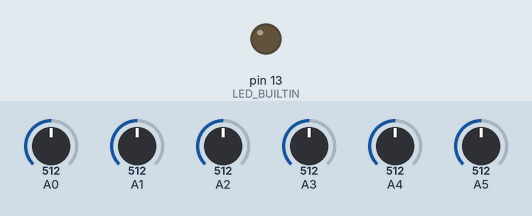
Bench run of a sketch on a simulated Arduino Uno, built with avr-gcc and run on an emulated ATmega328P. Parts: output pins drawn as LEDs (lit = HIGH). Dashed ring = blinking. The test bench sets the inputs (shaded band); at power-on: A0 = 512, A1 = 512, A2 = 512, A3 = 512, A4 = 512, A5 = 512. What the sketch prints to the serial monitor is not drawn.

Above: at 1.3 s.
1.4 s: A0 set to 534
At 1.4 s:
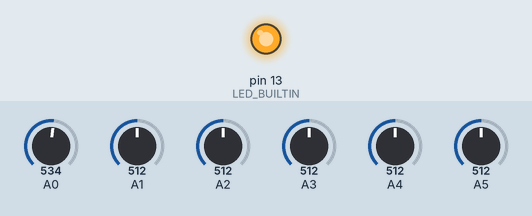
4.4 s: A1 set to 716
7.4 s: A2 set to 716
At 10.1 s:
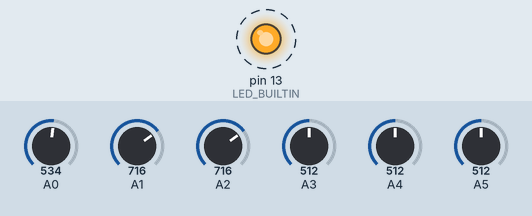
10.4 s: A3 set to 716
13.4 s: A4 set to 716
16.4 s: A5 set to 716
Timing chart, 0 to 20.4 s (numbered marks = the images above; inputs shaded):
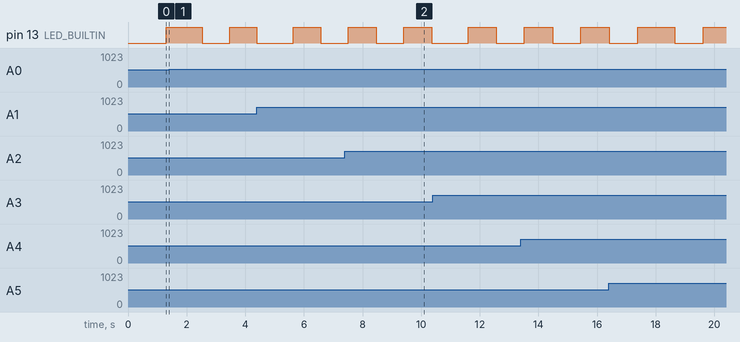

The sketch:

BAR_CHART_VT100_GITHUB.ino
```cpp
// https://github.com/Serialcomms/Arduino-Analogue-Bar-Charts/blob/main/BAR_CHART_VT100_GITHUB.ino

/*
  6-channel Analogue Bar Chart terminal plotter.
  ==============================================

  Use with ANSI/VT100/UTF-8 compatible terminal emulator only.

  Runs continually and updates screen and inbuilt LED every second.

  Sketch will not work as intended with Arduino IDE Serial Monitor or Plotter.

  Sample output
  =============

  ╔═════════════════════════════════════════════════════════════════════════════╗
  ║                                                                 ▐██████████▌║
  ║                                                                 ▐██████████▌║
  ║                                                                 ▐██████████▌║
  ║▐██████████▌                                                     ▐██████████▌║
  ║▐██████████▌                                                     ▐██████████▌║
  ║▐██████████▌              ▐██████████▌                           ▐██████████▌║
  ║▐██████████▌              ▐██████████▌                           ▐██████████▌║
  ║▐██████████▌              ▐██████████▌ ▐██████████▌ ▐██████████▌ ▐██████████▌║
  ║▐██████████▌              ▐██████████▌ ▐██████████▌ ▐██████████▌ ▐██████████▌║
  ║▐██████████▌              ▐██████████▌ ▐██████████▌ ▐██████████▌ ▐██████████▌║
  ║▐██████████▌              ▐██████████▌ ▐██████████▌ ▐██████████▌ ▐██████████▌║
  ║▐██████████▌              ▐██████████▌ ▐██████████▌ ▐██████████▌ ▐██████████▌║
  ║▐██████████▌              ▐██████████▌ ▐██████████▌ ▐██████████▌ ▐██████████▌║
  ║▐██████████▌              ▐██████████▌ ▐██████████▌ ▐██████████▌ ▐██████████▌║
  ║▐██████████▌              ▐██████████▌ ▐██████████▌ ▐██████████▌ ▐██████████▌║
  ║▐██████████▌              ▐██████████▌ ▐██████████▌ ▐██████████▌ ▐██████████▌║
  ║▐██████████▌              ▐██████████▌ ▐██████████▌ ▐██████████▌ ▐██████████▌║
  ║▐██████████▌              ▐██████████▌ ▐██████████▌ ▐██████████▌ ▐██████████▌║
  ║▐██████████▌              ▐██████████▌ ▐██████████▌ ▐██████████▌ ▐██████████▌║
  ║▐██████████▌              ▐██████████▌ ▐██████████▌ ▐██████████▌ ▐██████████▌║
  ╠════════════╤════════════╤════════════╤════════════╤════════════╤════════════╣
  ║    0957    │    0000    │    0824    │    0746    │    0747    │    1021    ║
  ╚════════════╧════════════╧════════════╧════════════╧════════════╧════════════╝

  Adjust terminal emulator font settings for artefact-free display.
  Lucida Console (16-point, non anti-aliased) works well with PuTTy.

*/

// User-defined settings
// =================================================================
bool SINE_DEMO_MODE = false;        // true = sine bars demo
bool ANALOGUE_PULLUPS = false;      // sets all analogue inputs
unsigned int BAR_HEIGHT = 20;       // use 20 for 80 x 24 terminal
// =================================================================

unsigned int SCREEN_ROW;
unsigned int CHANNEL_NUM;
unsigned int PLOT_SCALE = 500;      // sine demo mode only
unsigned int PLOT_DEGREES = 270;

char analoguevals[160];
unsigned int Analogue[6];
unsigned long NextToggle;

const char BOX_TOP[] PROGMEM = "╔═════════════════════════════════════════════════════════════════════════════╗" ;
const char BOX_MID[] PROGMEM = "╠════════════╤════════════╤════════════╤════════════╤════════════╤════════════╣" ;
const char BOX_END[] PROGMEM = "╚════════════╧════════════╧════════════╧════════════╧════════════╧════════════╝" ;
const char BOX_VALUES[]      = "║    %04d    │    %04d    │    %04d    │    %04d    │    %04d    │    %04d    ║" ;
const char BOX_VERTICAL[]    = "║" ;

const char BLOCK_LIT[]       =  "▐██████████▌" ;    // 3 separate block characters : 1 * half-right block, 10 * full-blocks, 1* half-left block
const char BLOCK_OFF[]       =  "            " ;    // 12 spaces

const char CURSOR_HOME[]  = "\x1B[H" ;
const String ASCII_ESCAPE = "\x1B" ;

void setup() {

  Serial.begin(115200, SERIAL_8N1);
  pinMode(LED_BUILTIN, OUTPUT);
  SetAnalogueInputs();
  delay(100);
  ClearScreen();

  NextToggle = (1000 * (millis() / 1000)) + 1000;

}

void loop() {

  if (millis() < NextToggle)

  {
    Read_Analogue_Inputs();
  }

  else

  {

    Calculate_Sine_Values();

    Build_VT100_Screen();

    Toggle_Builtin_LED();

    NextToggle = (1000 * (millis() / 1000)) + 1000;

  }
}

void Toggle_Builtin_LED()

{
  digitalWrite(LED_BUILTIN, !digitalRead(LED_BUILTIN));
}


void Calculate_Sine_Values() {

if (SINE_DEMO_MODE)

  {

    Analogue[0] = (unsigned int) PLOT_SCALE + (PLOT_SCALE * sin(DEG_TO_RAD*(PLOT_DEGREES)));
    Analogue[1] = (unsigned int) PLOT_SCALE + (PLOT_SCALE * sin(DEG_TO_RAD*(PLOT_DEGREES+30)));
    Analogue[2] = (unsigned int) PLOT_SCALE + (PLOT_SCALE * sin(DEG_TO_RAD*(PLOT_DEGREES+60)));
    Analogue[3] = (unsigned int) PLOT_SCALE + (PLOT_SCALE * sin(DEG_TO_RAD*(PLOT_DEGREES+90)));
    Analogue[4] = (unsigned int) PLOT_SCALE + (PLOT_SCALE * sin(DEG_TO_RAD*(PLOT_DEGREES+120)));
    Analogue[5] = (unsigned int) PLOT_SCALE + (PLOT_SCALE * sin(DEG_TO_RAD*(PLOT_DEGREES+150)));

    PLOT_DEGREES %= 360;
    PLOT_DEGREES += 30;

  }

}

void Read_Analogue_Inputs() {

  if (!SINE_DEMO_MODE)

  {

    delay(50);
    Analogue[0] = (Analogue[0] + analogRead(A0)) / 2;

    delay(50);
    Analogue[1] = (Analogue[1] + analogRead(A1)) / 2;

    delay(50);
    Analogue[2] = (Analogue[2] + analogRead(A2)) / 2;

    delay(50);
    Analogue[3] = (Analogue[3] + analogRead(A3)) / 2;

    delay(50);
    Analogue[4] = (Analogue[4] + analogRead(A4)) / 2;

    delay(50);
    Analogue[5] = (Analogue[5] + analogRead(A5)) / 2;

  }

}

void Build_VT100_Screen()

{

  Serial.print(ASCII_ESCAPE + "[?25l");     // hide cursor (reduce flicker)

  Serial.print(CURSOR_HOME);                // cursor home top-left

  PrintFlashString(BOX_TOP,true);

  for (SCREEN_ROW = 0 ; SCREEN_ROW < BAR_HEIGHT ; SCREEN_ROW++)

  {

    Serial.print(BOX_VERTICAL);

    for (CHANNEL_NUM = 0 ; CHANNEL_NUM < 6 ; CHANNEL_NUM++)

    {

      DrawBarBlock(CHANNEL_NUM, SCREEN_ROW);

      if (CHANNEL_NUM < 5) { Serial.print(" "); }

    }

    Serial.println(BOX_VERTICAL);

  }

    PrintFlashString(BOX_MID,true);

    sprintf(analoguevals, BOX_VALUES, Analogue[0], Analogue[1], Analogue[2], Analogue[3], Analogue[4], Analogue[5]);

    Serial.println(analoguevals);

    PrintFlashString(BOX_END,false);

}

void SetAnalogueInputs() {

  pinMode(A0, ANALOGUE_PULLUPS ? INPUT_PULLUP : INPUT);
  pinMode(A1, ANALOGUE_PULLUPS ? INPUT_PULLUP : INPUT);
  pinMode(A2, ANALOGUE_PULLUPS ? INPUT_PULLUP : INPUT);
  pinMode(A3, ANALOGUE_PULLUPS ? INPUT_PULLUP : INPUT);
  pinMode(A4, ANALOGUE_PULLUPS ? INPUT_PULLUP : INPUT);
  pinMode(A5, ANALOGUE_PULLUPS ? INPUT_PULLUP : INPUT);
}

void ClearScreen()

{

  Serial.print(ASCII_ESCAPE + "[H");        // cursor home
  Serial.print(ASCII_ESCAPE + "[2J");       // clear screen
  Serial.print(ASCII_ESCAPE + "[3J");       // clear scrollback
  Serial.print(ASCII_ESCAPE + "[1m");       // bold text
  Serial.print(ASCII_ESCAPE + "[36m");      // cyan text
  Serial.print(ASCII_ESCAPE + "[40m");      // black background
  Serial.print(ASCII_ESCAPE + "[?25l");     // hide cursor (reduce flicker)

  /*

  Serial.print(ASCII_ESCAPE + "[0m");       // default settings
  Serial.print(ASCII_ESCAPE + "[1m");       // text bold = on
  Serial.print(ASCII_ESCAPE + "[2m");       // text bold = off

  Serial.print(ASCII_ESCAPE + "[31m");      // text = red
  Serial.print(ASCII_ESCAPE + "[32m");      // text = green
  Serial.print(ASCII_ESCAPE + "[33m");      // text = yellow
  Serial.print(ASCII_ESCAPE + "[34m");      // text = blue
  Serial.print(ASCII_ESCAPE + "[35m");      // text = magenta
  Serial.print(ASCII_ESCAPE + "[36m");      // text = cyan
  Serial.print(ASCII_ESCAPE + "[37m");      // text = white

  Serial.print(ASCII_ESCAPE + "[?25h");     // show cursor

  */
}

void DrawBarBlock(int CHANNEL, int ROW)

{

if (Analogue[CHANNEL] / (1020/BAR_HEIGHT) >= BAR_HEIGHT - ROW)

  {
    Serial.print(BLOCK_LIT);
  }

else

  {
    Serial.print(BLOCK_OFF);
  }
}

void PrintFlashString(const char * FLASH_STRING, bool LINE_END)

{

  Serial.print( (__FlashStringHelper *) FLASH_STRING) ;

  if(LINE_END) {Serial.println(); }

}
```

Measured:
- the behaviour switches between 519 and 520 on A0 (found by bisection; images 0 and 1)
- by itself, pin 13 (LED_BUILTIN): alternates HIGH for 1.3 s and LOW for 0.97 s
